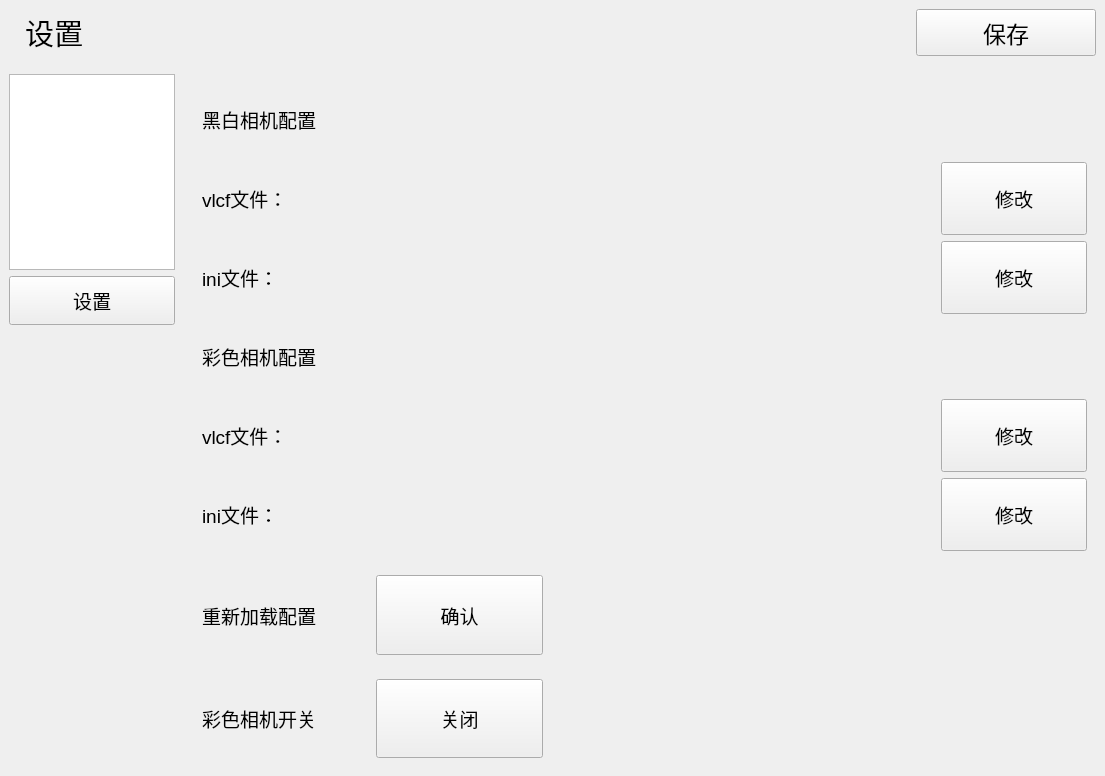
          <widget class="QWidget" name="page_6">
           <layout class="QVBoxLayout" name="verticalLayout_2" stretch="1,11">
            <property name="spacing">
             <number>0</number>
            </property>
            <property name="leftMargin">
             <number>0</number>
            </property>
            <property name="topMargin">
             <number>0</number>
            </property>
            <property name="rightMargin">
             <number>0</number>
            </property>
            <property name="bottomMargin">
             <number>0</number>
            </property>
            <item>
             <widget class="QWidget" name="widget_4" native="true">
              <layout class="QHBoxLayout" name="horizontalLayout" stretch="1,9,2">
               <item>
                <widget class="QLabel" name="label">
                 <property name="font">
                  <font>
                   <family>Adobe 黑体 Std R</family>
                   <pointsize>22</pointsize>
                  </font>
                 </property>
                 <property name="text">
                  <string>设置</string>
                 </property>
                 <property name="alignment">
                  <set>Qt::AlignCenter</set>
                 </property>
                </widget>
               </item>
               <item>
                <spacer name="horizontalSpacer">
                 <property name="orientation">
                  <enum>Qt::Horizontal</enum>
                 </property>
                 <property name="sizeHint" stdset="0">
                  <size>
                   <width>884</width>
                   <height>20</height>
                  </size>
                 </property>
                </spacer>
               </item>
               <item>
                <widget class="QToolButton" name="toolButton">
                 <property name="sizePolicy">
                  <sizepolicy hsizetype="Preferred" vsizetype="Preferred">
                   <horstretch>0</horstretch>
                   <verstretch>0</verstretch>
                  </sizepolicy>
                 </property>
                 <property name="font">
                  <font>
                   <family>Adobe 黑体 Std R</family>
                   <pointsize>17</pointsize>
                  </font>
                 </property>
                 <property name="text">
                  <string>保存</string>
                 </property>
                </widget>
               </item>
              </layout>
             </widget>
            </item>
            <item>
             <widget class="QWidget" name="widget_5" native="true">
              <layout class="QHBoxLayout" name="horizontalLayout_2" stretch="1,5">
               <property name="spacing">
                <number>0</number>
               </property>
               <property name="leftMargin">
                <number>0</number>
               </property>
               <property name="topMargin">
                <number>0</number>
               </property>
               <property name="rightMargin">
                <number>0</number>
               </property>
               <property name="bottomMargin">
                <number>0</number>
               </property>
               <item>
                <widget class="QWidget" name="widget_6" native="true">
                 <layout class="QVBoxLayout" name="verticalLayout_4" stretch="4,1,9">
                  <item>
                   <widget class="QGraphicsView" name="graphicsView_2"/>
                  </item>
                  <item>
                   <widget class="QToolButton" name="toolButton_2">
                    <property name="sizePolicy">
                     <sizepolicy hsizetype="Preferred" vsizetype="Preferred">
                      <horstretch>0</horstretch>
                      <verstretch>0</verstretch>
                     </sizepolicy>
                    </property>
                    <property name="font">
                     <font>
                      <family>Adobe 黑体 Std R</family>
                      <pointsize>14</pointsize>
                     </font>
                    </property>
                    <property name="text">
                     <string>设置</string>
                    </property>
                   </widget>
                  </item>
                  <item>
                   <spacer name="verticalSpacer">
                    <property name="orientation">
                     <enum>Qt::Vertical</enum>
                    </property>
                    <property name="sizeHint" stdset="0">
                     <size>
                      <width>20</width>
                      <height>463</height>
                     </size>
                    </property>
                   </spacer>
                  </item>
                 </layout>
                </widget>
               </item>
               <item>
                <widget class="QWidget" name="widget_7" native="true">
                 <layout class="QGridLayout" name="gridLayout_9" rowstretch="5,1,1" columnstretch="2,3">
                  <item row="2" column="0">
                   <widget class="QWidget" name="widget_16" native="true">
                    <layout class="QHBoxLayout" name="horizontalLayout_4">
                     <item>
                      <widget class="QLabel" name="label_11">
                       <property name="font">
                        <font>
                         <family>Adobe 黑体 Std R</family>
                         <pointsize>14</pointsize>
                        </font>
                       </property>
                       <property name="text">
                        <string>彩色相机开关</string>
                       </property>
                      </widget>
                     </item>
                     <item>
                      <widget class="QPushButton" name="pushButton">
                       <property name="sizePolicy">
                        <sizepolicy hsizetype="Preferred" vsizetype="Preferred">
                         <horstretch>0</horstretch>
                         <verstretch>0</verstretch>
                        </sizepolicy>
                       </property>
                       <property name="font">
                        <font>
                         <family>Adobe 黑体 Std R</family>
                         <pointsize>14</pointsize>
                        </font>
                       </property>
                       <property name="text">
                        <string>关闭</string>
                       </property>
                      </widget>
                     </item>
                    </layout>
                   </widget>
                  </item>
                  <item row="2" column="1">
                   <spacer name="horizontalSpacer_7">
                    <property name="orientation">
                     <enum>Qt::Horizontal</enum>
                    </property>
                    <property name="sizeHint" stdset="0">
                     <size>
                      <width>589</width>
                      <height>20</height>
                     </size>
                    </property>
                   </spacer>
                  </item>
                  <item row="0" column="0" colspan="2">
                   <widget class="QWidget" name="widget_15" native="true">
                    <layout class="QGridLayout" name="gridLayout_8" rowstretch="1,1,1,1,1,1" columnstretch="5,1">
                     <item row="0" column="0">
                      <widget class="QLabel" name="label_5">
                       <property name="font">
                        <font>
                         <pointsize>14</pointsize>
                        </font>
                       </property>
                       <property name="text">
                        <string>黑白相机配置</string>
                       </property>
                      </widget>
                     </item>
                     <item row="1" column="0">
                      <widget class="QLabel" name="label_6">
                       <property name="font">
                        <font>
                         <pointsize>14</pointsize>
                        </font>
                       </property>
                       <property name="text">
                        <string>vlcf文件：</string>
                       </property>
                      </widget>
                     </item>
                     <item row="1" column="1">
                      <widget class="QToolButton" name="toolButton_11">
                       <property name="sizePolicy">
                        <sizepolicy hsizetype="Preferred" vsizetype="Preferred">
                         <horstretch>0</horstretch>
                         <verstretch>0</verstretch>
                        </sizepolicy>
                       </property>
                       <property name="font">
                        <font>
                         <family>Adobe 黑体 Std R</family>
                         <pointsize>14</pointsize>
                        </font>
                       </property>
                       <property name="text">
                        <string>修改</string>
                       </property>
                      </widget>
                     </item>
                     <item row="2" column="0">
                      <widget class="QLabel" name="label_7">
                       <property name="font">
                        <font>
                         <pointsize>14</pointsize>
                        </font>
                       </property>
                       <property name="text">
                        <string>ini文件：</string>
                       </property>
                      </widget>
                     </item>
                     <item row="2" column="1">
                      <widget class="QToolButton" name="toolButton_12">
                       <property name="sizePolicy">
                        <sizepolicy hsizetype="Preferred" vsizetype="Preferred">
                         <horstretch>0</horstretch>
                         <verstretch>0</verstretch>
                        </sizepolicy>
                       </property>
                       <property name="font">
                        <font>
                         <family>Adobe 黑体 Std R</family>
                         <pointsize>14</pointsize>
                        </font>
                       </property>
                       <property name="text">
                        <string>修改</string>
                       </property>
                      </widget>
                     </item>
                     <item row="3" column="0">
                      <widget class="QLabel" name="label_8">
                       <property name="font">
                        <font>
                         <pointsize>14</pointsize>
                        </font>
                       </property>
                       <property name="text">
                        <string>彩色相机配置</string>
                       </property>
                      </widget>
                     </item>
                     <item row="4" column="0">
                      <widget class="QLabel" name="label_9">
                       <property name="font">
                        <font>
                         <pointsize>14</pointsize>
                        </font>
                       </property>
                       <property name="text">
                        <string>vlcf文件：</string>
                       </property>
                      </widget>
                     </item>
                     <item row="4" column="1">
                      <widget class="QToolButton" name="toolButton_14">
                       <property name="sizePolicy">
                        <sizepolicy hsizetype="Preferred" vsizetype="Preferred">
                         <horstretch>0</horstretch>
                         <verstretch>0</verstretch>
                        </sizepolicy>
                       </property>
                       <property name="font">
                        <font>
                         <family>Adobe 黑体 Std R</family>
                         <pointsize>14</pointsize>
                        </font>
                       </property>
                       <property name="text">
                        <string>修改</string>
                       </property>
                      </widget>
                     </item>
                     <item row="5" column="0">
                      <widget class="QLabel" name="label_10">
                       <property name="font">
                        <font>
                         <pointsize>14</pointsize>
                        </font>
                       </property>
                       <property name="text">
                        <string>ini文件：</string>
                       </property>
                      </widget>
                     </item>
                     <item row="5" column="1">
                      <widget class="QToolButton" name="toolButton_13">
                       <property name="sizePolicy">
                        <sizepolicy hsizetype="Preferred" vsizetype="Preferred">
                         <horstretch>0</horstretch>
                         <verstretch>0</verstretch>
                        </sizepolicy>
                       </property>
                       <property name="font">
                        <font>
                         <family>Adobe 黑体 Std R</family>
                         <pointsize>14</pointsize>
                        </font>
                       </property>
                       <property name="text">
                        <string>修改</string>
                       </property>
                      </widget>
                     </item>
                    </layout>
                   </widget>
                  </item>
                  <item row="1" column="0">
                   <widget class="QWidget" name="widget_17" native="true">
                    <layout class="QHBoxLayout" name="horizontalLayout_5">
                     <item>
                      <widget class="QLabel" name="label_12">
                       <property name="font">
                        <font>
                         <pointsize>14</pointsize>
                        </font>
                       </property>
                       <property name="text">
                        <string>重新加载配置</string>
                       </property>
                      </widget>
                     </item>
                     <item>
                      <widget class="QPushButton" name="pushButton_2">
                       <property name="sizePolicy">
                        <sizepolicy hsizetype="Preferred" vsizetype="Preferred">
                         <horstretch>0</horstretch>
                         <verstretch>0</verstretch>
                        </sizepolicy>
                       </property>
                       <property name="font">
                        <font>
                         <pointsize>14</pointsize>
                        </font>
                       </property>
                       <property name="text">
                        <string>确认</string>
                       </property>
                      </widget>
                     </item>
                    </layout>
                   </widget>
                  </item>
                 </layout>
                </widget>
               </item>
              </layout>
             </widget>
            </item>
           </layout>
          </widget>
